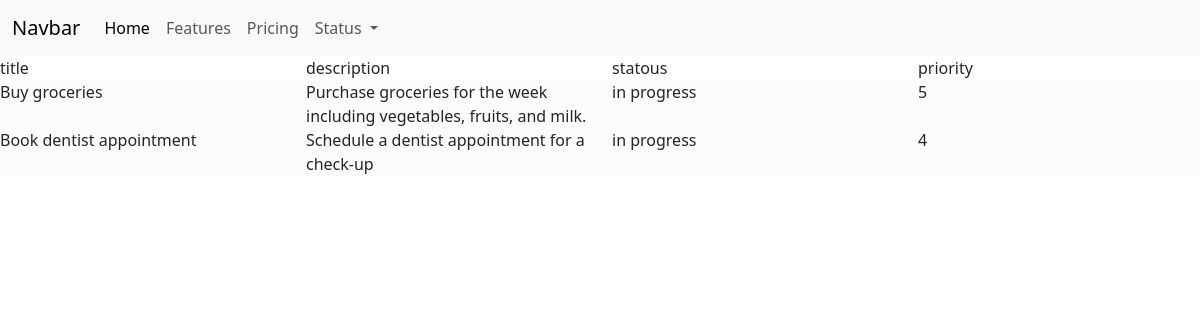
Screenshot of /state/in progress with the database file from the repository.
### main/models.py (models this page shows, shortened)
class Task(models.Model):
    db_table = 'task'
    State = [('pending', 'pending'), ('in progress', 'in progress'), ('completed', 'completed')]
    title = models.CharField(max_length=100, help_text='Enter the title of the task')
    description = models.TextField()
    priority = models.IntegerField(validators=[MinValueValidator(1), MaxValueValidator(10)] , default=5)
    due_date = models.DateField(null=True)
    statous = models.CharField(max_length=20, choices=State, default='pending')
    created_at = models.DateTimeField(auto_now_add=True)
    updeted_at = models.DateTimeField(auto_now_add=True)
    category = models.ForeignKey(Category, on_delete=models.CASCADE)

### main/views.py (the view)
# urls.py: path('state/<str:state>', views.task_state, name='task_state'),
def task_state(request, state):
    tasks = Task.objects.filter(statous=state)
    return render(request, 'main/tasks.html', {'tasks': tasks})

### main/templates/main/tasks.html (shortened to what this page needs)
{% extends "main/base.html" %}
{% block content %}
<div class="row">
    <div class="col">title</div>
    <div class="col">description</div>
    <div class="col">statous</div>
    <div class="col">priority</div>
</div>
{% for task in tasks %}
    <div class="row bg-light-subtle">
        <div class="col">{{task.title}}</div>
        <div class="col">{{task.description}}</div>
        <div class="col">{{task.statous}}</div>
        <div class="col">{{task.priority}}</div>
    </div>
{% endfor %}
{% endblock %}

### rows the page displays
Task: title "Buy groceries", description "Purchase groceries for the week including vegetables, fruits, and milk.", statous "in progress", priority "5"
Task: title "Book dentist appointment", description "Schedule a dentist appointment for a check-up", statous "in progress", priority "4"
